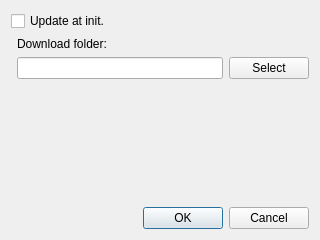
<?xml version="1.0" encoding="UTF-8"?>
<ui version="4.0">
 <class>configDialog</class>
 <widget class="QDialog" name="configDialog">
  <property name="windowModality">
   <enum>Qt::ApplicationModal</enum>
  </property>
  <property name="geometry">
   <rect>
    <x>0</x>
    <y>0</y>
    <width>320</width>
    <height>240</height>
   </rect>
  </property>
  <property name="windowTitle">
   <string>Configure</string>
  </property>
  <property name="locale">
   <locale language="English" country="UnitedStates"/>
  </property>
  <property name="modal">
   <bool>true</bool>
  </property>
  <layout class="QVBoxLayout" name="verticalLayout">
   <item>
    <layout class="QGridLayout" name="gridLayout_2">
     <item row="0" column="0" colspan="2">
      <widget class="QCheckBox" name="cbUpdateInit">
       <property name="text">
        <string>Update at init.</string>
       </property>
      </widget>
     </item>
     <item row="1" column="1">
      <widget class="QLabel" name="label">
       <property name="locale">
        <locale language="English" country="UnitedStates"/>
       </property>
       <property name="text">
        <string>Download folder:</string>
       </property>
       <property name="alignment">
        <set>Qt::AlignLeading|Qt::AlignLeft|Qt::AlignTop</set>
       </property>
      </widget>
     </item>
     <item row="2" column="1">
      <widget class="QLineEdit" name="downFolderEdit"/>
     </item>
     <item row="2" column="2">
      <widget class="QPushButton" name="selDownFolder">
       <property name="text">
        <string>Select</string>
       </property>
      </widget>
     </item>
     <item row="3" column="1">
      <spacer name="verticalSpacer">
       <property name="orientation">
        <enum>Qt::Vertical</enum>
       </property>
       <property name="sizeHint" stdset="0">
        <size>
         <width>20</width>
         <height>40</height>
        </size>
       </property>
      </spacer>
     </item>
    </layout>
   </item>
   <item>
    <widget class="QDialogButtonBox" name="buttonBox">
     <property name="orientation">
      <enum>Qt::Horizontal</enum>
     </property>
     <property name="standardButtons">
      <set>QDialogButtonBox::Cancel|QDialogButtonBox::Ok</set>
     </property>
    </widget>
   </item>
  </layout>
 </widget>
 <resources/>
 <connections>
  <connection>
   <sender>buttonBox</sender>
   <signal>accepted()</signal>
   <receiver>configDialog</receiver>
   <slot>accept()</slot>
   <hints>
    <hint type="sourcelabel">
     <x>248</x>
     <y>254</y>
    </hint>
    <hint type="destinationlabel">
     <x>157</x>
     <y>274</y>
    </hint>
   </hints>
  </connection>
  <connection>
   <sender>buttonBox</sender>
   <signal>rejected()</signal>
   <receiver>configDialog</receiver>
   <slot>reject()</slot>
   <hints>
    <hint type="sourcelabel">
     <x>316</x>
     <y>260</y>
    </hint>
    <hint type="destinationlabel">
     <x>286</x>
     <y>274</y>
    </hint>
   </hints>
  </connection>
 </connections>
</ui>
